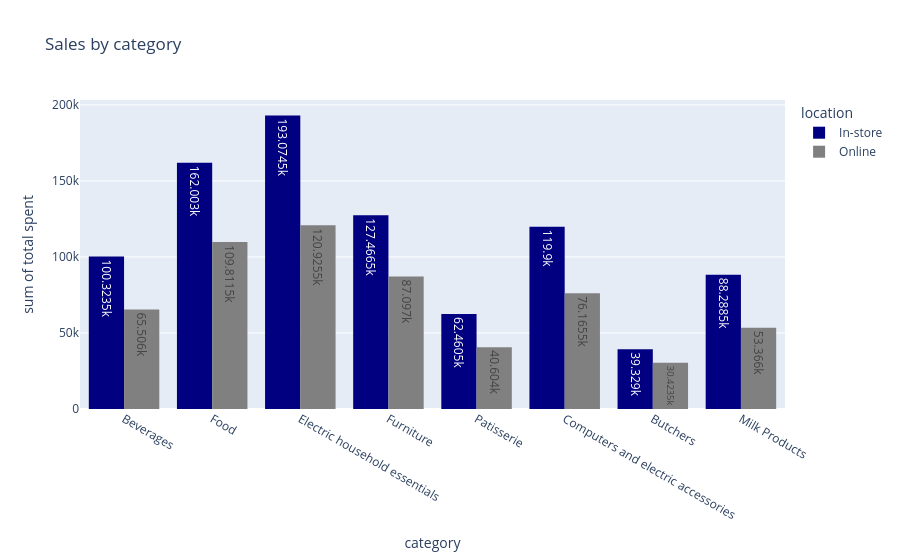

This figure's notebook cell:
### Markdown cell above
#### it appears that people genrally prefer to purchase items from the sotre specially Furniture, Electric house hold and milk products

### Code cell
px.histogram(df_temp , x='category' , y = 'total spent' , color='location', text_auto=True ,title='Sales by category' 
             ,color_discrete_sequence=['navy','gray'] ,barmode='group')

### Figure 1 — Plotly figure (JSON) as saved in the notebook; plotly's stock layout.template omitted (floating-point values rounded to 4 significant figures; data arrays with more than 128 entries replaced by an {"elided": "..."} marker saying what was removed)
{"data": [{"alignmentgroup": "True", "bingroup": "x", "histfunc": "sum", "hovertemplate": "location=In-store<br>category=%{x}<br>sum of total spent=%{y}<extra></extra>", "legendgroup": "In-store", "marker": {"color": "navy", "pattern": {"shape": ""}}, "name": "In-store", "offsetgroup": "In-store", "orientation": "v", "showlegend": true, "texttemplate": "%{value}", "type": "histogram", "x": {"elided": "8676 str values"}, "xaxis": "x", "y": {"elided": "8676 float values"}, "yaxis": "y"}, {"alignmentgroup": "True", "bingroup": "x", "histfunc": "sum", "hovertemplate": "location=Online<br>category=%{x}<br>sum of total spent=%{y}<extra></extra>", "legendgroup": "Online", "marker": {"color": "gray", "pattern": {"shape": ""}}, "name": "Online", "offsetgroup": "Online", "orientation": "v", "showlegend": true, "texttemplate": "%{value}", "type": "histogram", "x": {"elided": "5819 str values"}, "xaxis": "x", "y": {"elided": "5819 float values"}, "yaxis": "y"}], "layout": {"barmode": "group", "legend": {"title": {"text": "location"}, "tracegroupgap": 0}, "title": {"text": "Sales by category"}, "xaxis": {"anchor": "y", "domain": [0, 1], "title": {"text": "category"}}, "yaxis": {"anchor": "x", "domain": [0, 1], "title": {"text": "sum of total spent"}}}}
